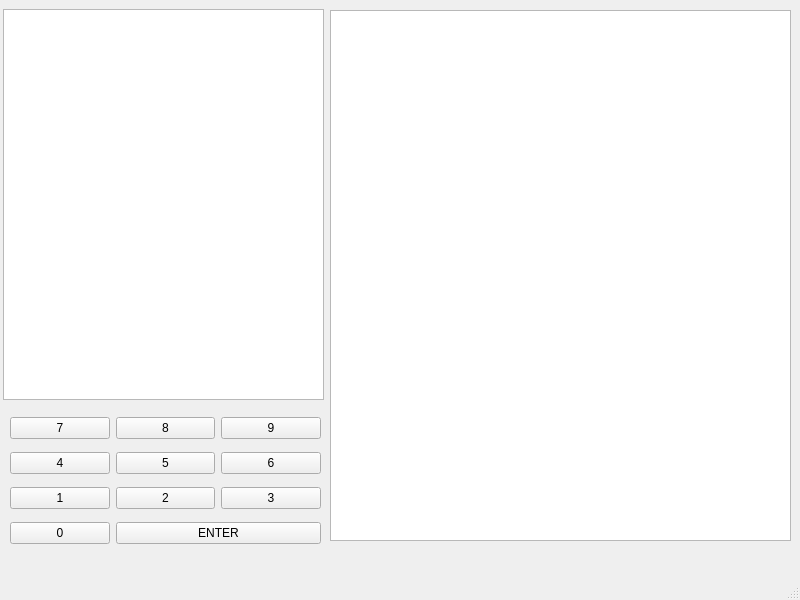
<?xml version="1.0" encoding="UTF-8"?>
<ui version="4.0">
 <class>MainWindow</class>
 <widget class="QMainWindow" name="MainWindow">
  <property name="geometry">
   <rect>
    <x>0</x>
    <y>0</y>
    <width>800</width>
    <height>600</height>
   </rect>
  </property>
  <property name="windowTitle">
   <string>MainWindow</string>
  </property>
  <widget class="QWidget" name="centralwidget">
   <widget class="QWidget" name="layoutWidget">
    <property name="geometry">
     <rect>
      <x>10</x>
      <y>410</y>
      <width>311</width>
      <height>141</height>
     </rect>
    </property>
    <layout class="QGridLayout" name="gridLayout">
     <item row="0" column="0">
      <widget class="QPushButton" name="button7">
       <property name="text">
        <string>7</string>
       </property>
      </widget>
     </item>
     <item row="0" column="1">
      <widget class="QPushButton" name="button8">
       <property name="text">
        <string>8</string>
       </property>
      </widget>
     </item>
     <item row="0" column="2">
      <widget class="QPushButton" name="button9">
       <property name="text">
        <string>9</string>
       </property>
      </widget>
     </item>
     <item row="1" column="0">
      <widget class="QPushButton" name="button4">
       <property name="text">
        <string>4</string>
       </property>
      </widget>
     </item>
     <item row="1" column="1">
      <widget class="QPushButton" name="button5">
       <property name="text">
        <string>5</string>
       </property>
      </widget>
     </item>
     <item row="1" column="2">
      <widget class="QPushButton" name="button6">
       <property name="text">
        <string>6</string>
       </property>
      </widget>
     </item>
     <item row="2" column="0">
      <widget class="QPushButton" name="button1">
       <property name="text">
        <string>1</string>
       </property>
      </widget>
     </item>
     <item row="2" column="1">
      <widget class="QPushButton" name="button2">
       <property name="text">
        <string>2</string>
       </property>
      </widget>
     </item>
     <item row="2" column="2">
      <widget class="QPushButton" name="button3">
       <property name="text">
        <string>3</string>
       </property>
      </widget>
     </item>
     <item row="3" column="0">
      <widget class="QPushButton" name="button0">
       <property name="text">
        <string>0</string>
       </property>
      </widget>
     </item>
     <item row="3" column="1" colspan="2">
      <widget class="QPushButton" name="enter">
       <property name="text">
        <string>ENTER</string>
       </property>
      </widget>
     </item>
    </layout>
   </widget>
   <widget class="QPlainTextEdit" name="screen1">
    <property name="geometry">
     <rect>
      <x>3</x>
      <y>9</y>
      <width>321</width>
      <height>391</height>
     </rect>
    </property>
    <property name="font">
     <font>
      <family>Times New Roman</family>
      <pointsize>18</pointsize>
      <bold>true</bold>
     </font>
    </property>
   </widget>
   <widget class="QPlainTextEdit" name="screen2">
    <property name="geometry">
     <rect>
      <x>330</x>
      <y>10</y>
      <width>461</width>
      <height>531</height>
     </rect>
    </property>
    <property name="font">
     <font>
      <family>Times New Roman</family>
      <pointsize>16</pointsize>
     </font>
    </property>
   </widget>
  </widget>
  <widget class="QMenuBar" name="menubar">
   <property name="geometry">
    <rect>
     <x>0</x>
     <y>0</y>
     <width>800</width>
     <height>21</height>
    </rect>
   </property>
  </widget>
  <widget class="QStatusBar" name="statusbar"/>
 </widget>
 <resources/>
 <connections/>
</ui>
